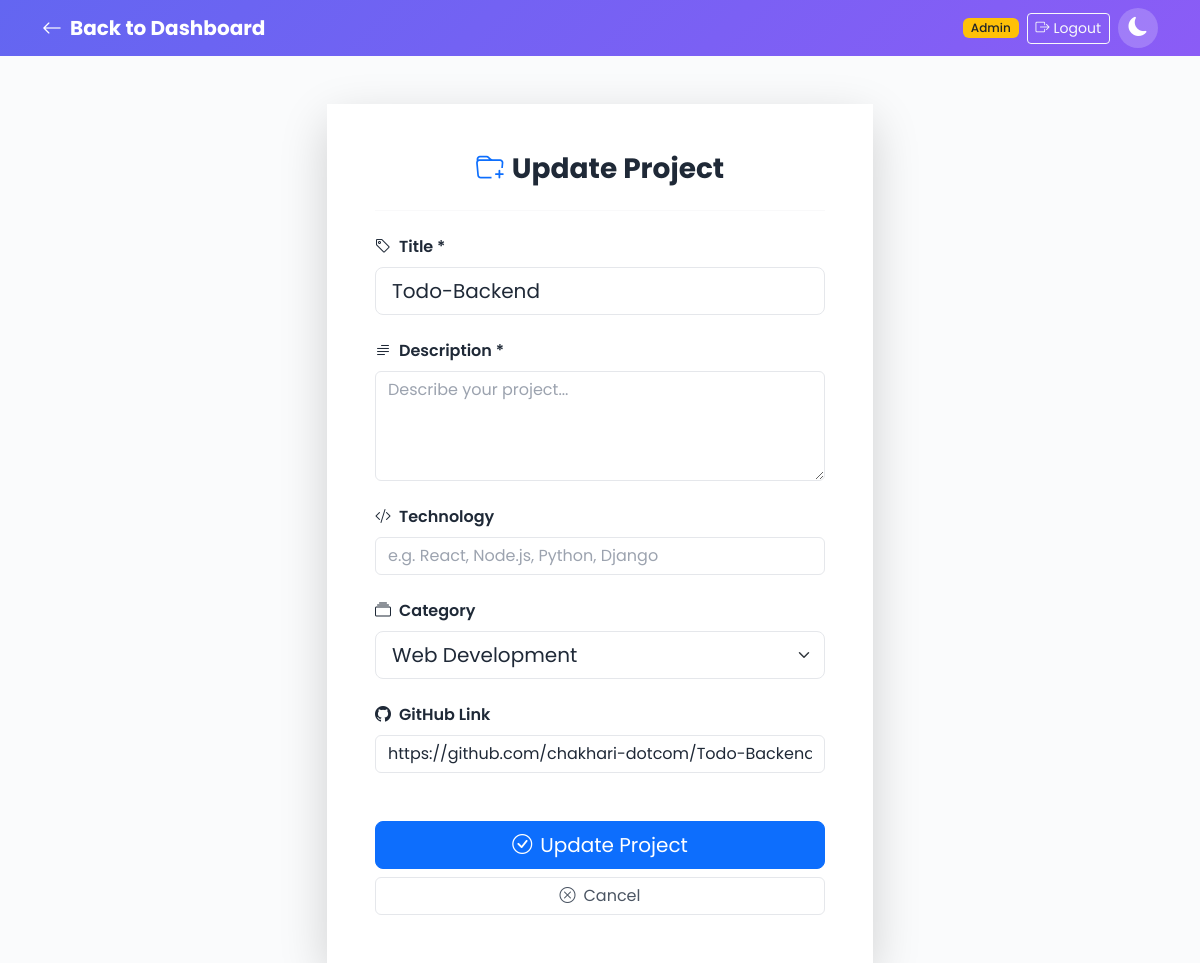
Screenshot of /admin-panel/projects/13/edit/ (signed in) with the database file from the repository.
### base/models.py (models this page shows, shortened)
class Project(models.Model):
    title = models.CharField(max_length=200)
    description = models.TextField(blank=True)
    category = models.CharField(max_length=100, blank=True)
    technology = models.CharField(max_length=200, blank=True)
    github_link = models.URLField(blank=True)
    image = models.ImageField(upload_to='projects/', blank=True, null=True)
    created = models.DateTimeField(auto_now_add=True, null=True)
    class Meta:
        ordering = ['-created']

### base/views.py (the view, shortened to what this page needs)
# urls.py: path('admin-panel/projects/<int:pk>/edit/', views.project_update, name='project_update'),
@login_required(login_url='login')
@user_passes_test(is_admin, login_url='login')
def project_update(request, pk):
    project = get_object_or_404(Project, pk=pk)
    return render(request, 'base/project_form.html', {'action': 'Update', 'project': project})

### base/views.py (called while the page is built)
def is_admin(user):
    return user.is_superuser or user.is_staff

### base/templates/base/project_form.html (shortened to what this page needs)
{% load static %}
<!DOCTYPE html>
<html lang="en">
<head>
    <link href="https://cdn.jsdelivr.net/npm/bootstrap@5.3.0/dist/css/bootstrap.min.css" rel="stylesheet">
    <link rel="stylesheet" href="https://cdn.jsdelivr.net/npm/bootstrap-icons@1.11.0/font/bootstrap-icons.min.css">
    <link rel="stylesheet" type="text/css" href="{% static 'css/main.css' %}">
</head>
<body>
<nav class="navbar navbar-dark bg-gradient">
    <div class="container">
        <a class="navbar-brand fw-bold" href="{% url 'admin_dashboard' %}">
            <i class="bi bi-arrow-left me-2"></i>Back to Dashboard
        </a>
        <div class="d-flex align-items-center gap-2">
            <span class="badge bg-warning text-dark">Admin</span>
            <a href="{% url 'logout' %}" class="btn btn-outline-light btn-sm">
                <i class="bi bi-box-arrow-right me-1"></i>Logout
            </a>
            <button class="theme-toggle" onclick="toggleTheme()" title="Toggle Dark Mode">
                <i class="bi bi-moon-fill" id="theme-icon"></i>
            </button>
        </div>
    </div>
</nav>
<div class="container mt-5">
    <div class="row justify-content-center">
        <div class="col-md-8 col-lg-6">
            <div class="card border-0 shadow-lg rounded-4">
                <div class="card-body p-5">
                    <h3 class="fw-bold text-center mb-4">
                        <i class="bi bi-folder-plus me-2 text-primary"></i>{{ action }} Project
                    </h3>
                    <hr>
                    <form method="POST" class="mt-4">
                        <div class="mb-4">
                            <label class="form-label fw-semibold"><i class="bi bi-tag me-2"></i>Title *</label>
                            <input type="text" name="title" class="form-control form-control-lg"
                                value="{{ project.title|default:'' }}"
                                placeholder="Enter project title" required>
                        </div>
                        <div class="mb-4">
                            <label class="form-label fw-semibold"><i class="bi bi-text-paragraph me-2"></i>Description *</label>
                            <textarea name="description" class="form-control" rows="4"
                                placeholder="Describe your project...">{{ project.description|default:'' }}</textarea>
                        </div>
                        <div class="mb-4">
                            <label class="form-label fw-semibold"><i class="bi bi-code-slash me-2"></i>Technology</label>
                            <input type="text" name="technology" class="form-control"
                                value="{{ project.technology|default:'' }}"
                                placeholder="e.g. React, Node.js, Python, Django">
                        </div>
                        <div class="mb-4">
                            <label class="form-label fw-semibold"><i class="bi bi-collection me-2"></i>Category</label>
                            <select name="category" class="form-select form-select-lg">
                                <option value="Web Development" {% if project.category == 'Web Development' %}selected{% endif %}>Web Development</option>
                            </select>
                        </div>
                        <div class="mb-4">
                            <label class="form-label fw-semibold"><i class="bi bi-github me-2"></i>GitHub Link</label>
                            <input type="url" name="github_link" class="form-control"
                                value="{{ project.github_link|default:'' }}"
                                placeholder="https://github.com/chakhari-dotcom/...">
                        </div>
                        <div class="d-grid gap-2 mt-5">
                            <button type="submit" class="btn btn-primary btn-lg">
                                <i class="bi bi-check-circle me-2"></i>{{ action }} Project
                            </button>
                            <a href="{% url 'admin_dashboard' %}" class="btn btn-outline-secondary">
                                <i class="bi bi-x-circle me-2"></i>Cancel
                            </a>
                        </div>
                    </form>
                </div>
            </div>
        </div>
    </div>
</div>
</body>
</html>

### staticfiles/css/main.css (style rules this page uses)
:root { --bg-primary: #fafbfc; --bg-secondary: #f3f4f6; --bg-card: #ffffff; --text-primary: #1f2937; --text-secondary: #4b5563; --text-muted: #9ca3af; --border-color: #e5e7eb; --accent-primary: #6366f1; --accent-secondary: #8b5cf6; --shadow-color: rgba(0, 0, 0, 0.06); --navbar-bg: linear-gradient(135deg, #6366f1 0%, #8b5cf6 100%); --footer-bg: linear-gradient(135deg, #1f2937 0%, #111827 100%); --hero-bg: linear-gradient(135deg, #fafbfc 0%, #f3f4f6 100%); }
body { font-family: 'Poppins', sans-serif; background-color: var(--bg-primary); color: var(--text-primary); }
.card { background-color: var(--bg-card); border-color: var(--border-color); color: var(--text-primary); }
.card-body { background-color: var(--bg-card); color: var(--text-primary); }
h1, h2, h3, h4, h5, h6, .h1, .h2, .h3, .h4, .h5, .h6 { color: var(--text-primary); }
hr { border-color: var(--border-color); }
a { color: var(--accent-primary); }
.bg-gradient { background: var(--navbar-bg) !important; }
.theme-toggle { background: rgba(255, 255, 255, 0.2); border: none; border-radius: 50%; width: 40px; height: 40px; display: flex; align-items: center; justify-content: center; cursor: pointer; transition: all 0.3s ease; }
.theme-toggle i { color: white; font-size: 1.2rem; }
.rounded-4 { border-radius: 1rem; }
.badge { font-weight: 500; }
html { scroll-behavior: smooth; }
.form-control, .form-select { background-color: var(--bg-card); border-color: var(--border-color); color: var(--text-primary); }
.form-label { color: var(--text-primary); }
.form-control::placeholder { color: var(--text-muted); }
.btn-outline-secondary { color: var(--text-secondary); border-color: var(--border-color); }

### rows the page displays
Project: title "Todo-Backend", github_link "https://github.com/chakhari-dotcom/Todo-Backend"

### other values shown
{{ action }} "Update"
